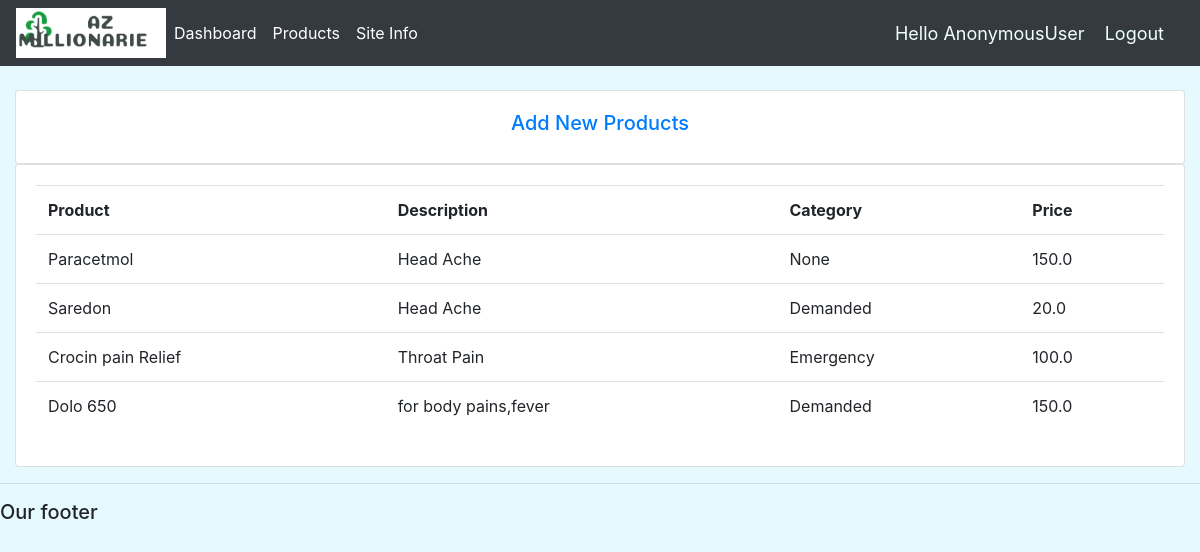
Screenshot of /products/ with the database file from the repository.
### accounts/models.py (models this page shows, shortened)
class Product(models.Model):
    CATEGORY=(('Emergency','Emergency'),('Demanded','Demanded'))
    name=models.CharField(max_length=100,null=True)
    description=models.CharField(max_length=500,null=True)
    category=models.CharField(max_length=100,null=True,choices=CATEGORY)
    price=models.FloatField()
    date_created=models.DateTimeField(auto_now_add=True)

### accounts/views.py (the view)
# urls.py: path('products/', views.products,name='products'),
def products(request):
	prod = Product.objects.all().order_by('-date_created')
	context={'prod':prod}
	return render(request,'accounts/products.html',context)

### accounts/templates/accounts/products.html
{%  extends 'accounts/main.html' %}
{% block content %}
<br>
<div class="row">
    <div class="col-md">
        <div class="card card-body">
            <a href="{% url 'create_product' %}"><h5  align='center'> Add New Products</h5> </a>
        </div>
        <div class="card card-body">
            <table class="table">
                <tr>
                    <th>Product</th>
                    <th>Description</th>
                    <th>Category</th>
                    <th>Price</th>
                </tr>
                {% for everyproduct in prod %}
                <tr>
                    <td>{{everyproduct.name}}</td>
                    <td>{{everyproduct.description}}</td>
                    <td>{{everyproduct.category}}</td>
                    <td>{{everyproduct.price}}</td>
                </tr>
                {% endfor %}
            </table>
        </div>
    </div>
</div>
{% endblock content %}

### static/css/main.css (style rules this page uses)
body { background-color: #e6f9ff; }

### rows the page displays
Product: name "Paracetmol", description "Head Ache", category "None", price "150.0"
Product: name "Saredon", description "Head Ache", category "Demanded", price "20.0"
Product: name "Crocin pain Relief", description "Throat Pain", category "Emergency", price "100.0"
Product: name "Dolo 650", description "for body pains,fever", category "Demanded", price "150.0"

### other values shown
{{ request.user }} "AnonymousUser"
